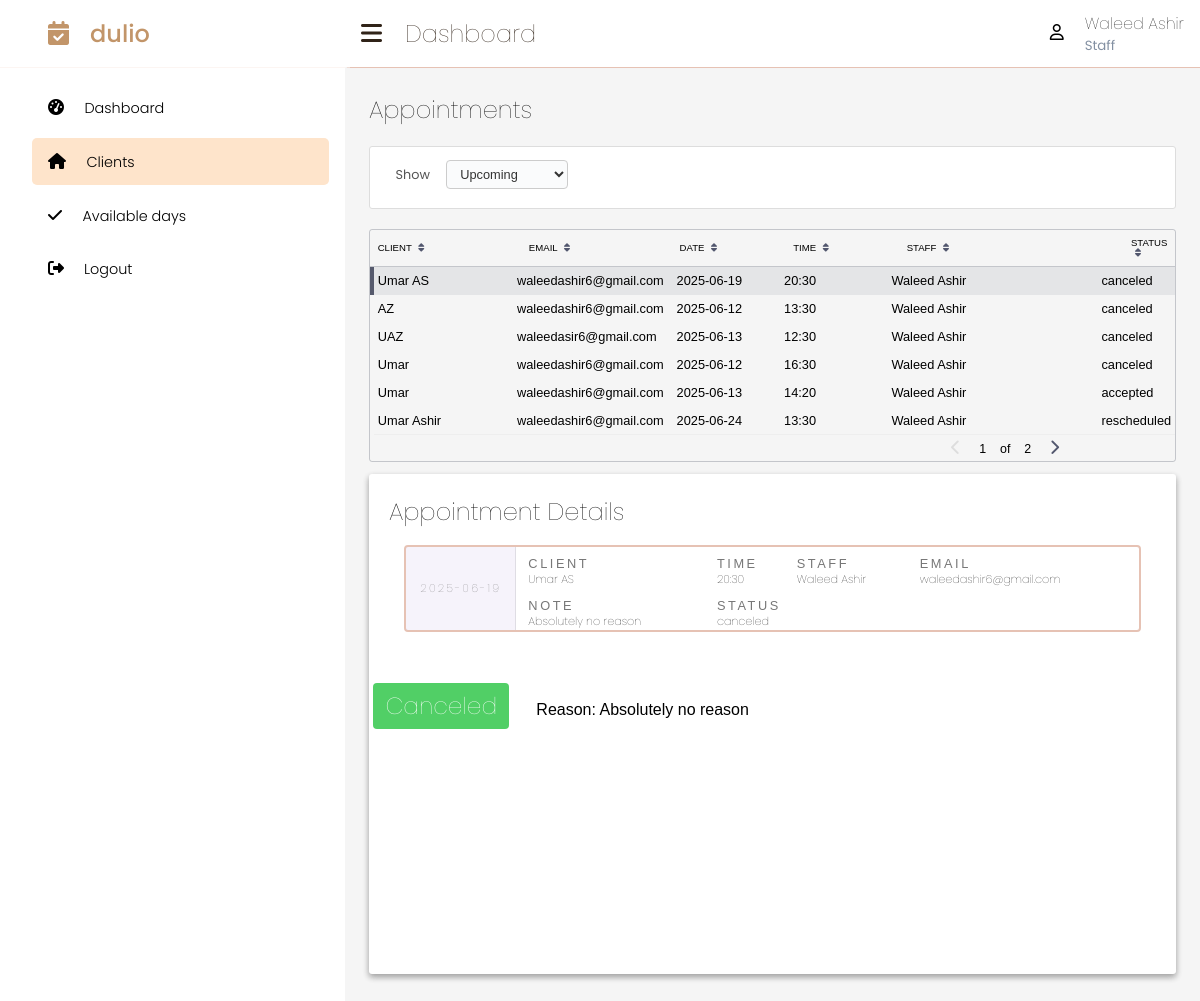
The page /appointments (signed in) on the database its author committed.
### app/models.py (models this page shows, shortened)
class User(db.Model, UserMixin):
    id = db.Column(db.Integer, primary_key=True)
    username = db.Column(db.String(100), unique=True, nullable=False)
    password = db.Column(db.String(100))
    role = db.Column(db.String(10), nullable=False, default='pending')
    google_id = db.Column(db.String(100), unique=True)
    name = db.Column(db.String(100), unique=True)

class Appointment(db.Model):
    id = db.Column(db.Integer, primary_key=True)
    client_id = db.Column(db.Integer, db.ForeignKey('user.id'), nullable=False)
    client_name = db.Column(db.String(100), nullable=False)
    client_mail = db.Column(db.String(100), nullable=False)
    appointment_date = db.Column(db.String(10), nullable=False)
    appointment_time = db.Column(db.String(5), nullable=False)
    person_name = db.Column(db.String(100), nullable=False)
    status = db.Column(db.String(20), default='pending')  # 'pending', 'accepted', 'rescheduled', 'canceled'
    staff_reason = db.Column(db.String(255))  # Reason for reschedule/cancel

### app/routes.py (the view)
    @app.route('/appointments', methods=['GET', 'POST'])
    @login_required
    def appointments():
        admin_username = current_user.username
        appointments = Appointment.query.filter_by(person_name=current_user.username).all()
        return render_template('appointments.html', appointments=appointments, admin_username=admin_username)

### app/templates/appointments.html (shortened to what this page needs)
{% extends 'staff_base.html' %}
{% block active %}
<ul>
    <li>
        <a href="{{ url_for('staff_dashboard')}}" class="nav-link" data-content="dashboard">
            <span><i class="fas fa-tachometer-alt"></i> </span>
            <span>Dashboard</span>
        </a>
    </li>
    <li>
        <a href="{{ url_for('appointments')}}" class="active" data-content="clients">
            <span><i class="fas fa-home"></i> </span>
            <span>Clients</span>
        </a>
    </li>
    <li>
        <a href="#">
            <span><i class="fa-solid fa-check"></i> </span>
            <span>Available days</span>
        </a>
    </li>
    <li>
        <a href="{{ url_for('logout') }}">
            <span><i class="fas fa-sign-out-alt"></i></span>
            <span>Logout</span>
        </a>
    </li>
</ul>
{% endblock active %}
{% block content %}
<main>
<div class="container">
    <h2>Appointments</h2>
    <div class="appointment-control-container">
        <div class="appointment-filter-container">
            <label for="selAppointmentFilter">Show</label>
            <select id="selAppointmentFilter">
                <option value="upcoming">Upcoming</option>
            </select>
        </div>
    </div>
    <div id="divAppointmentContainer">
        <div class="scrollable-table">
            <table id="tableHeader">
                <tbody>
                    <tr>
                        <td>Client <i class="fa fa-sort"></i></td>
                        <td>Email <i class="fa fa-sort"></i></td>
                        <td>Date <i class="fa fa-sort"></i></td>
                        <td>Time <i class="fa fa-sort"></i></td>
                        <td>Staff <i class="fa fa-sort"></i></td>
                        <td>Status <i class="fa fa-sort"></i></td>
                    </tr>
                </tbody>
            </table>
            <table id="tableAppointmentData" data-page="1">
                <tbody>{% for appointment in appointments %}
                    <tr data-id="{{ appointment.id }}" data-date="{{ appointment.appointment_date }}" data-client="{{ appointment.client_name }}" data-time="{{ appointment.appointment_time }}" data-staff="{{ appointment.person_name }}" data-mail="{{ appointment.client_mail }}" data-note="{{ appointment.staff_reason }}" data-status="{{ appointment.status }}">
                        <td>{{ appointment.client_name }}</td>
                        <td>{{appointment.client_mail }}</td>
                        <td>{{ appointment.appointment_date }}</td>
                        <td>{{appointment.appointment_time }}</td>
                        <td>{{appointment.person_name }}</td>
                        <td>{{ appointment.status }}</td>
                    </tr>
                        {% endfor %}
                </tbody>
                <tfoot>
                    <tr>
                        <td colspan="5">
                            <div>
                                <i id="iPrevPage" class="fa fa-chevron-left" disabled></i>
                                <span>
                                    <span id="spanCurrentPage"></span>
                                    <span>of</span>
                                    <span id="spanTotalPages"></span>
                                </span>
                                <i id="iNextPage" class="fa fa-chevron-right"></i>
                            </div>
                        </td>
                    </tr>
                </tfoot>
            </table>
        </div>
    </div>
    <div class="appointment-details">
        <div id="divAppointmentContent" class="appointment-content">
            <h2>Appointment Details</h2>
            <div id="divAppointmentDetailContainer">
                <table id="tableAppointmentDetails">
                    <tbody>
                        <tr>
                            <td rowspan="2">
                                <span id="spanAppointmentDateDetails"></span>
                            </td>
                            <td>
                                <span>Client</span>
                                <span id="spanPatientNameDetails"></span>
                            </td>
                            <td>
                                <span>Time</span>
                                <span id="spanProviderNameDetails"></span>
                            </td>
                            <td>
                                <span>Staff</span>
                                <span id="spanAppointmentTypeDetails"></span>
                            </td>
                            <td>
                                <span>Email</span>
                                <span id="spanAppointmentOrgDetails"></span>
                            </td>
                        </tr>
                        <tr>
                            <td>
                                <span>Note</span>
                                <span id="spanAppointmentNoteDetails"></span>
                            </td>
                            <td colspan="5">
                                <span>Status</span>
                                <span id="spanAppointmentStatusDetails"></span>
                            </td>
                        </tr>
                    </tbody>
                </table>
            </div>
                <div class="appointment-data">
                    <div id="divSelectedAppointmentActions" class="appointment-actions"></div>
                </div>
        </div>
    </div>
</div>
</main>
{% endblock content %}

### app/templates/staff_base.html (shortened to what this page needs)
<!DOCTYPE html>
<html lang="en">
<head>
    <link rel="stylesheet" href="https://cdnjs.cloudflare.com/ajax/libs/font-awesome/6.7.2/css/all.min.css" />
    <link rel="stylesheet" href="{{ url_for('static', filename='css/style.css') }}">
    <link rel="stylesheet" href="{{ url_for('static', filename='css/styling.css') }}">
</head>
<body>
    <section class="sidebar">
        <div class="sidebar-brand">
            <h2>
                <span><i class="fas fa-calendar-check"></i></span>
                <span>dulio</span>
            </h2>
        </div>
        <div class="sidebar-menu">
            {% block active %}{% endblock %}
        </div>
    </section>
    <div class="main-content">
            <header>
                <div class="header-title">
                    <h2>
                        <label for="nav-toggle">
                          <i class="fas fa-bars"></i>
                        </label>
                        Dashboard
                    </h2>
                </div>
                <div class="user-wrapper">
                    <i class="fas fa-user"></i>
                    <div>
                        <h4>{{ admin_username }}</h4>
                        <small>Staff</small>
                    </div>
                </div>
            </header>
            {% block content %}
            {% endblock %}
</body>
</html>

### app/static/css/style.css (style rules this page uses)
:root { --main-color: rgb(0, 0, 0); --color-dark: #1d2231; --text-gray: #8390a2; --white: #000000; --sidebar-color: white; --sidebar-active: #ffebd9; --sidebar-active-hover: #e6c2b4; --border-color: #fcf5f2; --main-background: whitesmoke; --sidebar-width: 345px; --sidebar-width-check: 100px; --box-shadow: 2px .5px 1px #e6c2b4; }
* { padding: 0; margin: 0; box-sizing: border-box; list-style: none; text-decoration: none; }
body { font-family: Poppins, sans-serif; }
.sidebar { width: var(--sidebar-width); position: fixed; top: 0; left: 0; height: 100vh; background: var(--sidebar-color); z-index: 100; white-space:nowrap; transition: width 300ms; }
.sidebar-brand { color:rgb(194, 149, 105); padding: 1rem 0rem 1rem 2rem; border-bottom: 1px solid var(--border-color); }
.sidebar-brand span:first-child { padding-left: 1rem; }
.sidebar-brand span { display: inline-block; padding-right: 1rem; font-weight:500; }
.sidebar-menu { margin-top: 1rem; }
.sidebar-menu li { width: 100%; margin-bottom: 0.4rem; padding-left: 2rem; padding-right: 1rem; }
.sidebar-menu a { display: block; font-size: 0.9rem; font-weight: 300; padding: 0.7rem 0; border-radius: 5px; color:rgb(0, 0, 0); transition: background-color 300ms ease; }
.sidebar-menu a.active { background: #fee4cb; color: black; }
.sidebar-menu a span:first-child { font-size: 1rem; padding: 0rem 1rem; }
.main-content { margin-left: var(--sidebar-width); transition: margin-left 300ms; }
header { background:white; display: flex; justify-content: space-between; padding: 1rem 1rem; box-shadow: var(--box-shadow); position: fixed; left: var(--sidebar-width); width: calc(100% - var(--sidebar-width)); top: 0; height:67px; z-index: 100; transition: left 300ms; bottom: #e6c2b4; color: black; }
header h2 { color: #302318; font-weight:100; }
header h2 label { cursor: pointer; }
header h2 i { font-weight:500; font-size: 1.5rem; padding-right: 1rem; }
.user-wrapper { display: flex; align-items: center; position:relative; }
.user-wrapper h4 { font-weight:100; }
.user-wrapper i { font-weight: 100; width: 35px; height: 20px; border-radius: 50%; margin-left:2px }
.user-wrapper small { display: inline-block; color: var(--text-gray); }
main { margin-top: 60px; padding: 2rem 1.5rem; background: var(--main-background); min-height: calc(100vh - 60px); }

### app/templates/appointments.html (style rules this page uses)
#divSelectedAppointmentActions { position: relative; }
#divSelectedAppointmentActions { display: flex; flex-wrap: wrap; gap: 0.7em 1em; margin: 1.2em 0 1.5em 0; align-items: flex-start; }
#selAppointmentFilter { padding: 0.4em 0.7em; margin: 0 0.3em 0.5em 0; border: 1px solid #ccc; border-radius: 4px; font-size: 1em; background: #fafbfc; color: #333; transition: border-color 0.2s; outline: none; }
#selAppointmentFilter option { color: #333; background: #fafbfc; }

### rows shown on the page
User: username "Waleed Ashir"
Appointment: client_name "Umar AS", client_mail "waleedashir6@gmail.com", appointment_date "2025-06-19", appointment_time "20:30", person_name "Waleed Ashir", status "canceled"
Appointment: client_name "AZ", client_mail "waleedashir6@gmail.com", appointment_date "2025-06-12", appointment_time "13:30", person_name "Waleed Ashir", status "canceled"
Appointment: client_name "UAZ", client_mail "waleedasir6@gmail.com", appointment_date "2025-06-13", appointment_time "12:30", person_name "Waleed Ashir", status "canceled"
Appointment: client_name "Umar", client_mail "waleedashir6@gmail.com", appointment_date "2025-06-12", appointment_time "16:30", person_name "Waleed Ashir", status "canceled"
Appointment: client_name "Umar", client_mail "waleedashir6@gmail.com", appointment_date "2025-06-13", appointment_time "14:20", person_name "Waleed Ashir", status "accepted"
Appointment: client_name "Umar Ashir", client_mail "waleedashir6@gmail.com", appointment_date "2025-06-24", appointment_time "13:30", person_name "Waleed Ashir", status "rescheduled"
